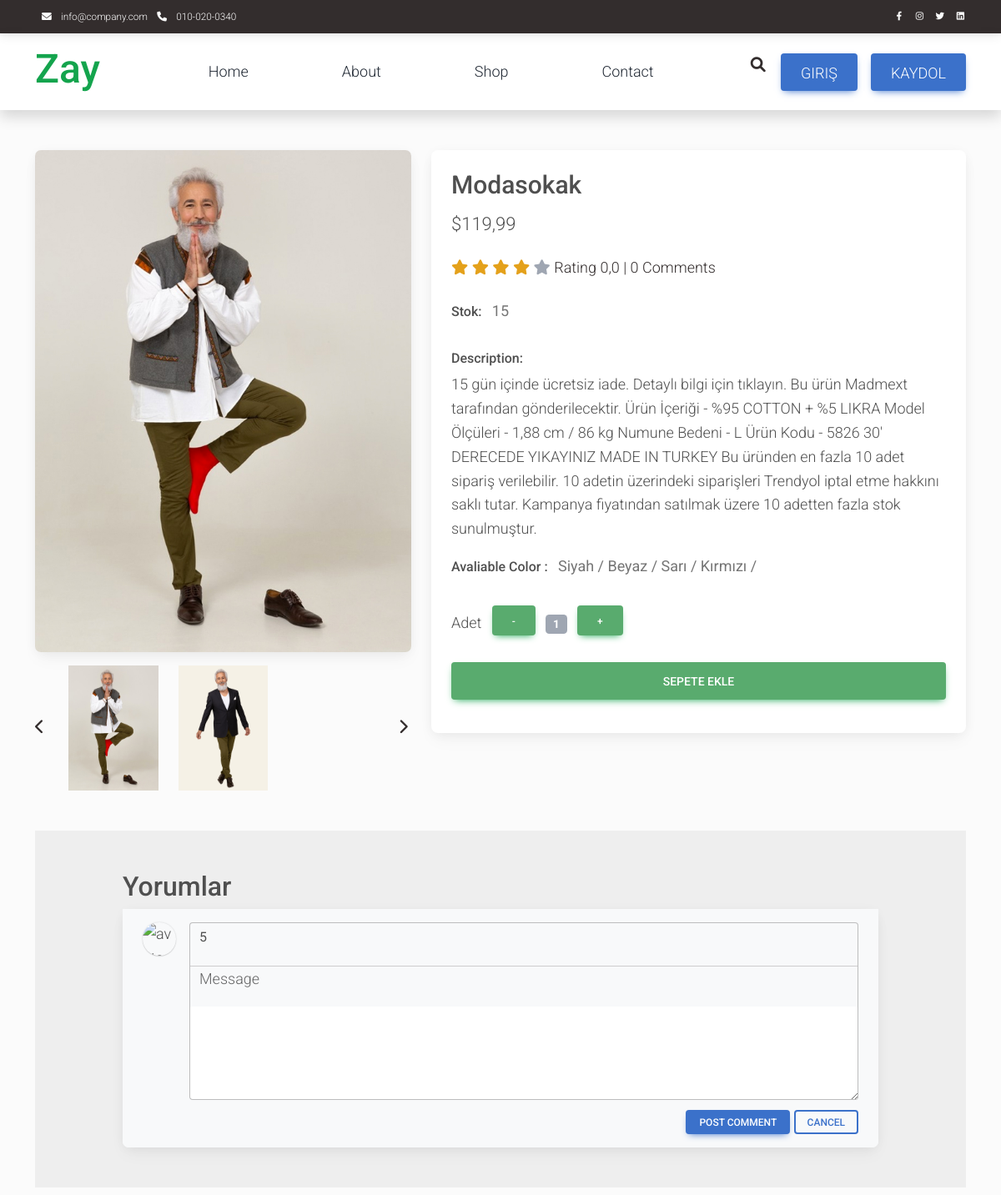
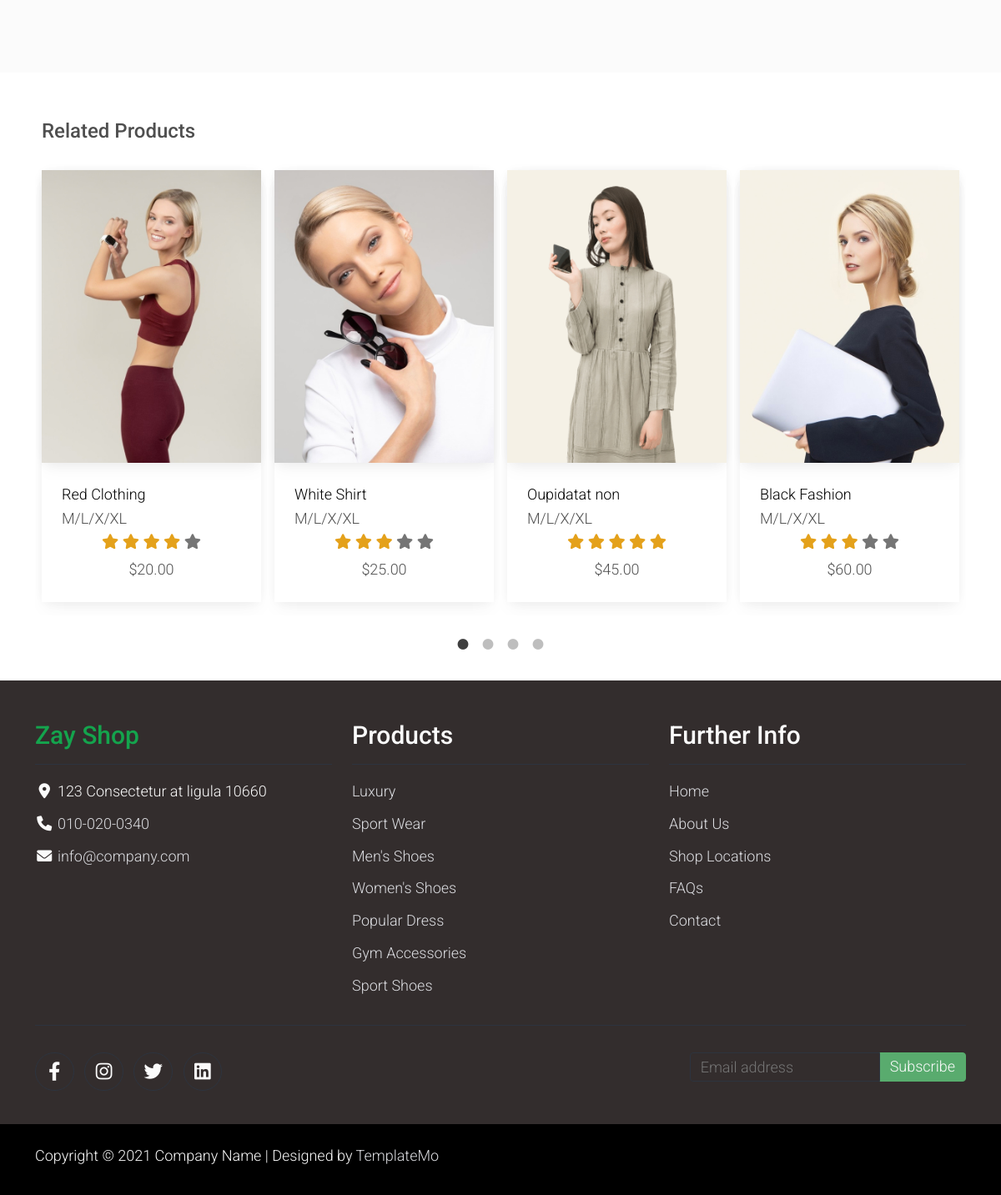
/Detail/5/, run on the app's committed database (2 pictures, top to bottom).
### appMy/models.py (models this page shows, shortened)
class ProductImage(models.Model):
   product = models.ForeignKey(Product, verbose_name=("Ürün"), on_delete=models.CASCADE)
   image = models.ImageField(("Ürün Resmi"), upload_to='product',  max_length=200)

class Product(models.Model):
   user = models.ForeignKey(User, verbose_name=("Kullanıcı"), on_delete=models.CASCADE)
   title = models.CharField(("Başlık"), max_length=50)
   text = models.TextField(("Açıklama"))
   price = models.FloatField(("Fiyat"))
   stok = models.IntegerField(("Stok"))
   colors = models.ManyToManyField(ProductColor, verbose_name=("Ürün Renkleri"))
   stars = models.FloatField(("Ürün Puanı"), default=0)
   date_now = models.DateTimeField(("Tarih - Saat"), auto_now_add=True)

class ProductColor(models.Model):
   title = models.CharField(("Renk"), max_length=50)

### appMy/views.py (the view, shortened to what this page needs)
# urls.py: path('Detail/<id>/', Detail, name='Detail'),
def Detail(request, id):
   product = Product.objects.get(id=id)
   product_img = ProductImage.objects.filter(product=product)
   comments = Comment.objects.filter(product=product)
   context = {
      "product":product,
      "product_img": product_img,
      "comments": comments,
   }
   return render(request, 'shop-single.html', context)

### appUser/context_processors.py (called while the page is built)
def basketsLength(request):
   if request.user.is_authenticated:
      baskets = Basket.objects.filter(user=request.user)
   else:
      baskets = []
   return {"basketsLength":len(baskets)}

### appMy/templates/shop-single.html (shortened to what this page needs)
{% extends 'base.html' %}
{% load static %}
{% block css %}
    <link rel="stylesheet" type="text/css" href="{% static 'css/slick.min.css' %}">
    <link rel="stylesheet" type="text/css" href="{% static 'css/slick-theme.css' %}">
{% endblock css %}
{% block body %}
    <section class="bg-light">
        <div class="container pb-5">
            <div class="row">
                <div class="col-lg-5 mt-5">
                    <div class="card mb-3">
                        <img class="card-img img-fluid" src="{{ product_img.first.image.url }}" alt="Card image cap" id="product-detail">
                    </div>
                    <div class="row">
                        <div class="col-1 align-self-center">
                            <a href="#multi-item-example" role="button" data-bs-slide="prev">
                                <i class="text-dark fas fa-chevron-left"></i>
                            </a>
                        </div>
                        <div id="multi-item-example" class="col-10 carousel slide carousel-multi-item" data-bs-ride="carousel">
                            <div class="carousel-inner product-links-wap" role="listbox">
                                <div class="carousel-item active">
                                    <div class="row">
                                        {% for i in product_img|slice:'0:3' %}
                                        <div class="col-4">
                                            <a href="#">
                                                <img class="card-img img-fluid" src="{{ i.image.url }}" style="height: 150px;" alt="Product Image 1">
                                            </a>
                                        </div>
                                        {% endfor %}
                                    </div>
                                </div>
                            </div>
                        </div>
                        <div class="col-1 align-self-center">
                            <a href="#multi-item-example" role="button" data-bs-slide="next">
                                <i class="text-dark fas fa-chevron-right"></i>
                            </a>
                        </div>
                    </div>
                </div>
                <div class="col-lg-7 mt-5">
                    <div class="card">
                        <div class="card-body">
                            <h1 class="h2">{{ product.title }}</h1>
                            <p class="h3 py-2">${{ product.price }}</p>
                            <p class="py-2">
                                <i class="fa fa-star text-warning"></i>
                                <i class="fa fa-star text-warning"></i>
                                <i class="fa fa-star text-warning"></i>
                                <i class="fa fa-star text-warning"></i>
                                <i class="fa fa-star text-secondary"></i>
                                <span class="list-inline-item text-dark">Rating {{ product.stars }} | {{ comments|length }} Comments</span>
                            </p>
                            <ul class="list-inline">
                                <li class="list-inline-item">
                                    <h6>Stok:</h6>
                                </li>
                                <li class="list-inline-item">
                                    <p class="text-muted"><strong>{{ product.stok }}</strong></p>
                                </li>
                            </ul>
                            <h6>Description:</h6>
                            <p>{{ product.text }}</p>
                            <ul class="list-inline">
                                <li class="list-inline-item">
                                    <h6>Avaliable Color :</h6>
                                </li>
                                <li class="list-inline-item">
                                    <p class="text-muted">
                                        {% for i in product.colors.all %}
                                        <strong>{{ i.title }} /</strong>
                                        {% endfor %}
                                    </p>
                                </li>
                            </ul>
                            <form method="POST">
                                <div class="row">
                                    <div class="col-auto">
                                        <ul class="list-inline pb-3">
                                            <li class="list-inline-item text-right">
                                                Adet
                                            </li>
                                            <li class="list-inline-item"><span class="btn btn-success" id="btn-minus">-</span></li>
                                            <li class="list-inline-item"><span class="badge bg-secondary" id="var-value">1</span></li>
                                            <li class="list-inline-item"><span class="btn btn-success" id="btn-plus">+</span></li>
                                        </ul>
                                    </div>
                                </div>
                                <div class="row pb-3">
                                    <div class="col d-grid">
                                        <button class="btn btn-success btn-lg"   {% if not request.user.is_authenticated %}type="button" data-mdb-toggle="modal" data-mdb-target="#modalsepet" {% else %} type="submit" {% endif %}  name="button" value="btn-shopadd">Sepete Ekle</button>
                                    </div>
                                </div>
                            </form>
                        </div>
                    </div>
                </div>
            </div>
            <section style="background-color: #eee;">
                <div class="container my-5 py-5">
                    <div class="row d-flex justify-content-center">
                        <div class="col-md-12 col-lg-10 col-xl-10">
                            <h2>Yorumlar</h2>
                            <div class="card">
                                <form method="POST" class="card-footer py-3 border-0" style="background-color: #f8f9fa;">
                                    <div class="d-flex flex-start w-100">
                                        <img class="rounded-circle shadow-1-strong me-3"
                                            src="https://mdbcdn.b-cdn.net/img/Photos/Avatars/img%20(19).webp" alt="avatar"
                                            width="40" height="40" />
                                        <div class="form-outline w-100">
                                            <select class="form-control" name="star" id="">
                                                <option value="5">5</option>
                                            </select>
                                            <hr>
                                            <textarea name="text" class="form-control mt-5" id="textAreaExample" rows="4"
                                                style="background: #fff;"></textarea>
                                            <label class="form-label mt-5" for="textAreaExample">Message</label>
                                        </div>
                                    </div>
                                    <div class="float-end mt-2 pt-1">
                                        <button name="button" value="btn-comment" type="submit" class="btn btn-primary btn-sm">Post comment</button>
                                        <button type="button" class="btn btn-outline-primary btn-sm">Cancel</button>
                                    </div>
                                </form>
                            </div>
                        </div>
                    </div>
                </div>
            </section>
        </div>
    </section>
    <section class="py-5">
        <div class="container">
            <div class="row text-left p-2 pb-3">
                <h4>Related Products</h4>
            </div>
            <div id="carousel-related-product">
                <div class="p-2 pb-3">
                    <div class="product-wap card rounded-0">
                        <div class="card rounded-0">
                            <img class="card-img rounded-0 img-fluid" src="{% static 'img/shop_08.jpg' %}">
                        </div>
                        <div class="card-body">
                            <a href="shop-single.html" class="h3 text-decoration-none">Red Clothing</a>
                            <ul class="w-100 list-unstyled d-flex justify-content-between mb-0">
                                <li>M/L/X/XL</li>
                            </ul>
                            <ul class="list-unstyled d-flex justify-content-center mb-1">
                                <li>
                                    <i class="text-warning fa fa-star"></i>
                                    <i class="text-warning fa fa-star"></i>
                                    <i class="text-warning fa fa-star"></i>
                                    <i class="text-warning fa fa-star"></i>
                                    <i class="text-muted fa fa-star"></i>
                                </li>
                            </ul>
                            <p class="text-center mb-0">$20.00</p>
                        </div>
                    </div>
                </div>
                <div class="p-2 pb-3">
                    <div class="product-wap card rounded-0">
                        <div class="card rounded-0">
                            <img class="card-img rounded-0 img-fluid" src="{% static 'img/shop_09.jpg' %}">
                        </div>
                        <div class="card-body">
                            <a href="shop-single.html" class="h3 text-decoration-none">White Shirt</a>
                            <ul class="w-100 list-unstyled d-flex justify-content-between mb-0">
                                <li>M/L/X/XL</li>
                            </ul>
                            <ul class="list-unstyled d-flex justify-content-center mb-1">
                                <li>
                                    <i class="text-warning fa fa-star"></i>
                                    <i class="text-warning fa fa-star"></i>
                                    <i class="text-warning fa fa-star"></i>
                                    <i class="text-muted fa fa-star"></i>
                                    <i class="text-muted fa fa-star"></i>
                                </li>
                            </ul>
                            <p class="text-center mb-0">$25.00</p>
                        </div>
                    </div>
                </div>
                <div class="p-2 pb-3">
                    <div class="product-wap card rounded-0">
                        <div class="card rounded-0">
                            <img class="card-img rounded-0 img-fluid" src="{% static 'img/shop_10.jpg' %}">
                        </div>
                        <div class="card-body">
                            <a href="shop-single.html" class="h3 text-decoration-none">Oupidatat non</a>
                            <ul class="w-100 list-unstyled d-flex justify-content-between mb-0">
                                <li>M/L/X/XL</li>
                            </ul>
                            <ul class="list-unstyled d-flex justify-content-center mb-1">
                                <li>
                                    <i class="text-warning fa fa-star"></i>
                                    <i class="text-warning fa fa-star"></i>
                                    <i class="text-warning fa fa-star"></i>
                                    <i class="text-warning fa fa-star"></i>
                                    <i class="text-warning fa fa-star"></i>
                                </li>
                            </ul>
                            <p class="text-center mb-0">$45.00</p>
                        </div>
                    </div>
                </div>
                <div class="p-2 pb-3">
                    <div class="product-wap card rounded-0">
                        <div class="card rounded-0">
                            <img class="card-img rounded-0 img-fluid" src="{% static 'img/shop_11.jpg' %}">
                        </div>
                        <div class="card-body">
                            <a href="shop-single.html" class="h3 text-decoration-none">Black Fashion</a>
                            <ul class="w-100 list-unstyled d-flex justify-content-between mb-0">
                                <li>M/L/X/XL</li>
                            </ul>
                            <ul class="list-unstyled d-flex justify-content-center mb-1">
                                <li>
                                    <i class="text-warning fa fa-star"></i>
                                    <i class="text-warning fa fa-star"></i>
                                    <i class="text-warning fa fa-star"></i>
                                    <i class="text-muted fa fa-star"></i>
                                    <i class="text-muted fa fa-star"></i>
                                </li>
                            </ul>
                            <p class="text-center mb-0">$60.00</p>
                        </div>
                    </div>
                </div>
            </div>
        </div>
    </section>
{% endblock body %}

### appMy/static/css/templatemo.css (style rules this page uses)
body, ul, li, p, a, label, input, div { font-family: 'Roboto', sans-serif; font-size: 18px !important; font-weight: 300 !important; }
.h2 { font-family: 'Roboto', sans-serif; font-size: 30px !important; font-weight: 300; }
.h3 { font-family: 'Roboto', sans-serif; font-size: 22px !important; }
.text-warning { color: #ede861 !important; }
.text-muted { color: #bcbcbc !important; }
.bg-light { background-color: #e9eef5 !important; }
.btn-success { background-color: #59ab6e !important; border-color: #56ae6c !important; }
.product-wap { box-shadow: 0px 5px 10px 0px rgba(0, 0, 0, 0.10); }
.card.product-wap a { color: #000; }
.form-control { border: 1px solid #e8e8e8; }

### data on the page
ProductImage: first.image (picture), image (picture)
ProductImage: image (picture)
Product: title "Modasokak", price "119,99", stars "0,0", stok "15", text "15 gün içinde ücretsiz iade. Detaylı bilgi için tıklayın. Bu ürün Madmext tarafından gönderilecektir. Ürün İçeriği - %95 COTTON + %5 LIKRA Model Ölçüleri - 1,88 cm / 86 kg Numune Bedeni - L Ürün Kodu - 5826 30' DERECEDE YIKAYINIZ MADE IN TURKEY Bu üründen en fazla 10 adet sipariş verilebilir. 10 adetin üzerindeki siparişleri Trendyol iptal etme hakkını saklı tutar. Kampanya fiyatından satılmak üzere 10 adetten fazla stok sunulmuştur."
ProductColor: title "Siyah"
ProductColor: title "Beyaz"
ProductColor: title "Sarı"
ProductColor: title "Kırmızı"

### other printed values
{{ comments|length }} "0"
